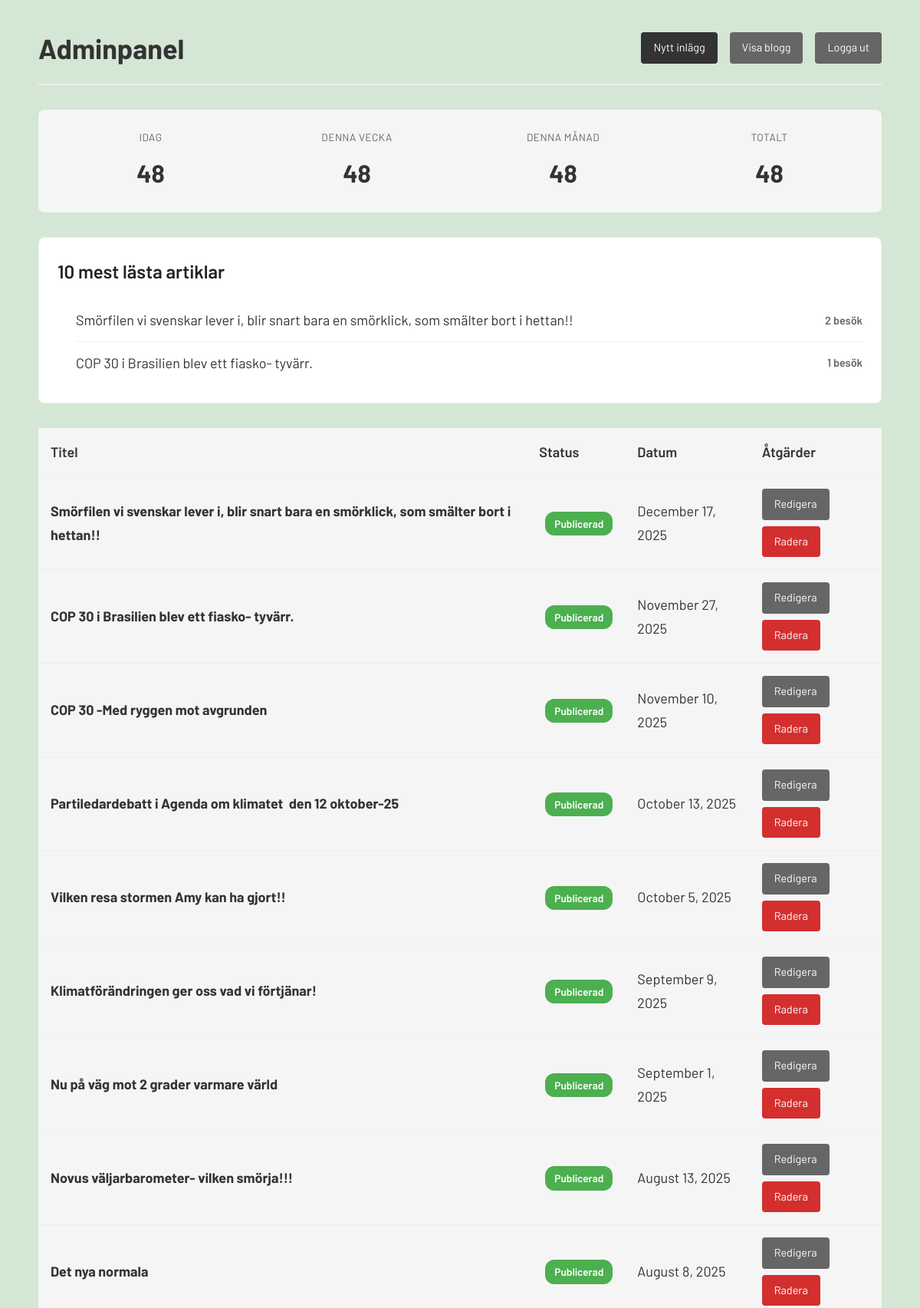
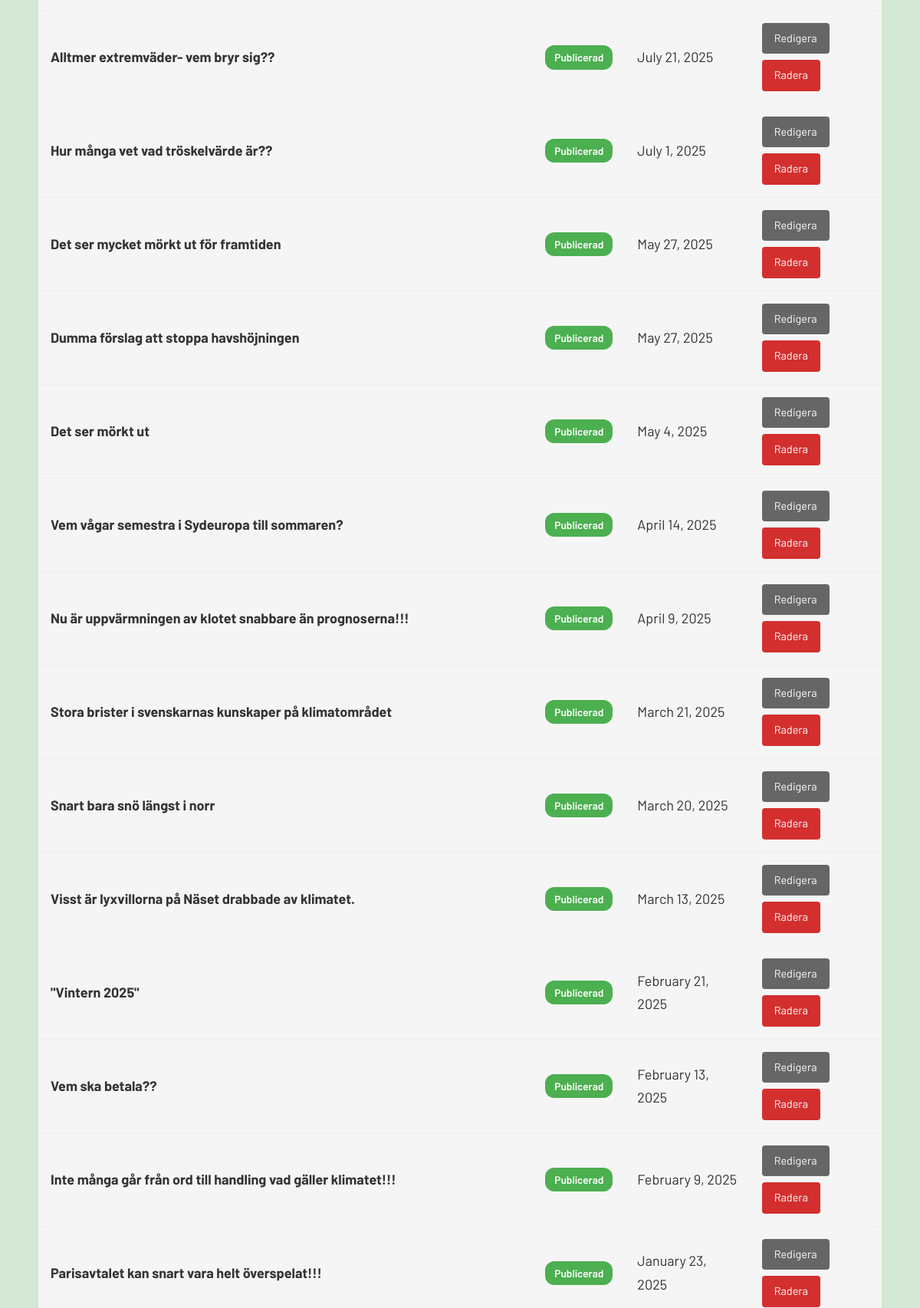
Screenshot of /admin/dashboard.php (signed in, upper part) with the database file from the repository (2 pictures, top to bottom).
### tables this page shows
CREATE TABLE posts (
        id INTEGER PRIMARY KEY AUTOINCREMENT,
        title TEXT NOT NULL,
        content TEXT NOT NULL,
        slug TEXT UNIQUE NOT NULL,
        created_at DATETIME DEFAULT CURRENT_TIMESTAMP,
        updated_at DATETIME DEFAULT CURRENT_TIMESTAMP
    , featured_image TEXT, status TEXT DEFAULT 'draft');

### config.php (called while the page is built, shortened)
<?php
function getDB() {
    $db = new PDO('sqlite:' . DB_PATH);
    $db->setAttribute(PDO::ATTR_ERRMODE, PDO::ERRMODE_EXCEPTION);
    $db->exec('PRAGMA journal_mode=WAL;');
    $db->exec("CREATE TABLE IF NOT EXISTS posts (
        id INTEGER PRIMARY KEY AUTOINCREMENT,
        title TEXT NOT NULL,
        content TEXT NOT NULL,
        slug TEXT UNIQUE NOT NULL,
        featured_image TEXT,
        created_at DATETIME DEFAULT CURRENT_TIMESTAMP,
        updated_at DATETIME DEFAULT CURRENT_TIMESTAMP
    )");
    try {
        $db->exec("ALTER TABLE posts ADD COLUMN featured_image TEXT");
    } catch (PDOException $e) {
    }
    $columnAdded = false;
    try {
        $db->exec("ALTER TABLE posts ADD COLUMN status TEXT DEFAULT 'draft'");
        $columnAdded = true;
    } catch (PDOException $e) {
    }
    $migrationDone = false;
    try {
        $checkStmt = $db->query("SELECT name FROM sqlite_master WHERE type='table' AND name='migrations'");
        if ($checkStmt->fetch()) {
            $migrationStmt = $db->query("SELECT COUNT(*) as count FROM migrations WHERE name = 'set_existing_posts_published'");
            $result = $migrationStmt->fetch(PDO::FETCH_ASSOC);
            $migrationDone = $result && $result['count'] > 0;
        }
    } catch (PDOException $e) {
    }
    if ($columnAdded) {
        try {
            $db->exec("UPDATE posts SET status = 'published'");
            try {
                $db->exec("CREATE TABLE IF NOT EXISTS migrations (name TEXT PRIMARY KEY, executed_at DATETIME DEFAULT CURRENT_TIMESTAMP)");
                $db->exec("INSERT OR IGNORE INTO migrations (name) VALUES ('set_existing_posts_published')");
            } catch (PDOException $e) {
            }
        } catch (PDOException $e) {
        }
    } else if (!$migrationDone) {
        try {
            $db->exec("UPDATE posts SET status = 'published' WHERE status = 'draft' OR status IS NULL OR status = ''");
            try {
                $db->exec("CREATE TABLE IF NOT EXISTS migrations (name TEXT PRIMARY KEY, executed_at DATETIME DEFAULT CURRENT_TIMESTAMP)");
                $db->exec("INSERT OR IGNORE INTO migrations (name) VALUES ('set_existing_posts_published')");
            } catch (PDOException $e) {
            }
        } catch (PDOException $e) {
        }
    }
    $db->exec("CREATE INDEX IF NOT EXISTS idx_slug ON posts(slug)");
    $db->exec("CREATE TABLE IF NOT EXISTS visits (
        id INTEGER PRIMARY KEY AUTOINCREMENT,
        page TEXT NOT NULL,
        visited_at DATETIME DEFAULT CURRENT_TIMESTAMP
    )");
    $db->exec("CREATE INDEX IF NOT EXISTS idx_visited_at ON visits(visited_at)");
    return $db;
}
function formatDate($date) {
    return date('F j, Y', strtotime($date));
}
function getVisitStats() {
    $db = getDB();
    $stats = [];
    $stmt = $db->query("SELECT COUNT(*) as total FROM visits");
    $stats['total'] = $stmt->fetch(PDO::FETCH_ASSOC)['total'];
    $stmt = $db->query("SELECT COUNT(*) as today FROM visits WHERE DATE(visited_at) = DATE('now')");
    $stats['today'] = $stmt->fetch(PDO::FETCH_ASSOC)['today'];
    $stmt = $db->query("SELECT COUNT(*) as week FROM visits WHERE visited_at >= DATE('now', '-7 days')");
    $stats['week'] = $stmt->fetch(PDO::FETCH_ASSOC)['week'];
    $stmt = $db->query("SELECT COUNT(*) as month FROM visits WHERE visited_at >= DATE('now', 'start of month')");
    $stats['month'] = $stmt->fetch(PDO::FETCH_ASSOC)['month'];
    return $stats;
}
function getTopArticles($limit = 10) {
    $db = getDB();
    $stmt = $db->prepare("
        SELECT
            p.id,
            p.title,
            p.slug,
            COUNT(v.id) as visit_count
        FROM visits v
        INNER JOIN posts p ON v.page = 'post:' || p.slug
        WHERE p.status = 'published'
        GROUP BY p.id, p.title, p.slug
        ORDER BY visit_count DESC
        LIMIT ?
    ");
    $stmt->execute([$limit]);
    return $stmt->fetchAll(PDO::FETCH_ASSOC);
}
function generateCSRFToken() {
    return $_SESSION['csrf_token'];
}

### admin/dashboard.php (the view, shortened to what this page needs)
<?php
require_once '../config.php';
$db = getDB();
$stmt = $db->query("SELECT id, title, slug, featured_image, status, created_at, updated_at FROM posts ORDER BY created_at DESC");
$posts = $stmt->fetchAll(PDO::FETCH_ASSOC);
$visitStats = getVisitStats();
$topArticles = getTopArticles(10);
?>
<!DOCTYPE html>
<html lang="sv">
<head>
    <link rel="stylesheet" href="../styles.css">
</head>
<body>
    <div class="container">
        <div class="admin-header">
            <h1>Adminpanel</h1>
            <div class="admin-actions">
                <a href="edit.php" class="btn btn-primary">Nytt inlägg</a>
                <a href="../index.php" class="btn btn-secondary" target="_blank">Visa blogg</a>
                <a href="?logout=1" class="btn btn-secondary">Logga ut</a>
            </div>
        </div>
        <div class="analytics-block">
            <div class="analytics-stat">
                <div class="analytics-stat-label">Idag</div>
                <div class="analytics-stat-value"><?php echo number_format($visitStats['today']); ?></div>
            </div>
            <div class="analytics-stat">
                <div class="analytics-stat-label">Denna vecka</div>
                <div class="analytics-stat-value"><?php echo number_format($visitStats['week']); ?></div>
            </div>
            <div class="analytics-stat">
                <div class="analytics-stat-label">Denna månad</div>
                <div class="analytics-stat-value"><?php echo number_format($visitStats['month']); ?></div>
            </div>
            <div class="analytics-stat">
                <div class="analytics-stat-label">Totalt</div>
                <div class="analytics-stat-value"><?php echo number_format($visitStats['total']); ?></div>
            </div>
        </div>
        <div class="top-articles-block">
            <h2>10 mest lästa artiklar</h2>
            <?php if (empty($topArticles)): ?>
                <div class="no-top-articles">Inga artiklar har besökts än.</div>
            <?php else: ?>
                <ol class="top-articles-list">
                    <?php foreach ($topArticles as $article): ?>
                        <li>
                            <a href="../post.php?slug=<?php echo htmlspecialchars($article['slug']); ?>" target="_blank">
                                <?php echo htmlspecialchars($article['title']); ?>
                            </a>
                            <span class="top-articles-count"><?php echo number_format($article['visit_count']); ?> besök</span>
                        </li>
                    <?php endforeach; ?>
                </ol>
            <?php endif; ?>
        </div>
        <?php if (empty($posts)): ?>
            <div class="no-posts">
                <p>Inga inlägg än. <a href="edit.php">Skapa ditt första inlägg</a>!</p>
            </div>
        <?php else: ?>
            <table class="posts-table">
                <thead>
                    <tr>
                        <th>Titel</th>
                        <th>Status</th>
                        <th>Datum</th>
                        <th>Åtgärder</th>
                    </tr>
                </thead>
                <tbody>
                    <?php foreach ($posts as $post): ?>
                        <tr>
                            <td>
                                <strong><?php echo htmlspecialchars($post['title']); ?></strong>
                            </td>
                            <td>
                                <span class="status-badge status-<?php echo htmlspecialchars($post['status'] ?? 'draft'); ?>">
                                    <?php echo ($post['status'] ?? 'draft') === 'published' ? 'Publicerad' : 'Utkast'; ?>
                                </span>
                            </td>
                            <td><?php echo formatDate($post['created_at']); ?></td>
                            <td>
                                <div class="action-buttons">
                                    <a href="edit.php?id=<?php echo $post['id']; ?>" class="btn btn-secondary">Redigera</a>
                                    <a href="?delete=<?php echo $post['id']; ?>&csrf_token=<?php echo generateCSRFToken(); ?>"
                                       class="btn btn-danger"
                                       onclick="return confirm('Är du säker på att du vill radera detta inlägg?');">Radera</a>
                                </div>
                            </td>
                        </tr>
                    <?php endforeach; ?>
                </tbody>
            </table>
        <?php endif; ?>
    </div>
</body>
</html>

### styles.css (style rules this page uses)
* { margin: 0; padding: 0; box-sizing: border-box; }
body { font-family: 'Barlow', -apple-system, BlinkMacSystemFont, 'Segoe UI', Roboto, 'Helvetica Neue', Arial, sans-serif; font-size: 18px; line-height: 1.7; color: #333; background: #d4e6d4; padding: 2rem 1rem; }
.container { max-width: 1100px; margin: 0 auto; padding: 0; }

### admin/dashboard.php (style rules this page uses)
.admin-header { display: flex; justify-content: space-between; align-items: center; margin-bottom: 2rem; padding-bottom: 1rem; border-bottom: 2px solid #eee; }
.admin-actions { display: flex; gap: 1rem; }
.btn { padding: 0.5rem 1rem; text-decoration: none; border-radius: 4px; display: inline-block; font-size: 0.9rem; }
.btn-primary { background: #333; color: white; }
.btn-secondary { background: #666; color: white; }
.btn-danger { background: #d32f2f; color: white; }
.posts-table { width: 100%; border-collapse: collapse; margin-top: 1rem; }
.posts-table th, .posts-table td { padding: 1rem; text-align: left; border-bottom: 1px solid #eee; }
.posts-table th { background: #f5f5f5; font-weight: 600; }
.posts-table tbody tr { background: #f5f5f5; }
.action-buttons { display: flex; gap: 0.5rem; flex-wrap: wrap; }
.status-badge { display: inline-block; padding: 0.25rem 0.75rem; border-radius: 12px; font-size: 0.85rem; font-weight: 600; margin-left: 0.5rem; }
.status-published { background: #4caf50; color: white; }
.analytics-block { background: #f5f5f5; border-radius: 8px; padding: 1.5rem; margin-bottom: 2rem; display: grid; grid-template-columns: repeat(auto-fit, minmax(150px, 1fr)); gap: 1.5rem; }
.analytics-stat { text-align: center; }
.analytics-stat-label { font-size: 0.85rem; color: #666; margin-bottom: 0.5rem; text-transform: uppercase; letter-spacing: 0.5px; }
.analytics-stat-value { font-size: 2rem; font-weight: 700; color: #333; }
.top-articles-block { background: white; border-radius: 8px; padding: 1.5rem; margin-bottom: 2rem; border: 1px solid #eee; }
.top-articles-block h2 { font-size: 1.5rem; margin-bottom: 1rem; color: #222; font-weight: 600; }
.top-articles-list { list-style: decimal; padding-left: 1.5rem; margin: 0; }
.top-articles-list li { display: flex; justify-content: space-between; align-items: center; padding: 0.75rem 0; border-bottom: 1px solid #f0f0f0; }
.top-articles-list li:last-child { border-bottom: none; }
.top-articles-list li a { color: #333; text-decoration: none; flex: 1; }
.top-articles-count { font-weight: 600; color: #666; font-size: 0.9rem; margin-left: 1rem; }

### rows the page displays
posts: title "Smörfilen vi svenskar lever i, blir snart bara en smörklick, som smälter bort i hettan!!", visit_count "2", status "Publicerad", created_at "December 17, 2025"
posts: title "COP 30 i Brasilien blev ett fiasko- tyvärr.", visit_count "1", status "Publicerad", created_at "November 27, 2025"
posts: title "COP 30 -Med ryggen mot avgrunden", status "Publicerad", created_at "November 10, 2025"
posts: title "Partiledardebatt i Agenda om klimatet den 12 oktober-25", status "Publicerad", created_at "October 13, 2025"
posts: title "Vilken resa stormen Amy kan ha gjort!!", status "Publicerad", created_at "October 5, 2025"
posts: title "Klimatförändringen ger oss vad vi förtjänar!", status "Publicerad", created_at "September 9, 2025"
posts: title "Nu på väg mot 2 grader varmare värld", status "Publicerad", created_at "September 1, 2025"
posts: title "Novus väljarbarometer- vilken smörja!!!", status "Publicerad", created_at "August 13, 2025"
posts: title "Det nya normala", status "Publicerad", created_at "August 8, 2025"
posts: title "Alltmer extremväder- vem bryr sig??", status "Publicerad", created_at "July 21, 2025"
posts: title "Hur många vet vad tröskelvärde är??", status "Publicerad", created_at "July 1, 2025"
posts: title "Det ser mycket mörkt ut för framtiden", status "Publicerad", created_at "May 27, 2025"
posts: title "Dumma förslag att stoppa havshöjningen", status "Publicerad", created_at "May 27, 2025"
posts: title "Det ser mörkt ut", status "Publicerad", created_at "May 4, 2025"
posts: title "Vem vågar semestra i Sydeuropa till sommaren?", status "Publicerad", created_at "April 14, 2025"
posts: title "Nu är uppvärmningen av klotet snabbare än prognoserna!!!", status "Publicerad", created_at "April 9, 2025"
posts: title "Stora brister i svenskarnas kunskaper på klimatområdet", status "Publicerad", created_at "March 21, 2025"
posts: title "Snart bara snö längst i norr", status "Publicerad", created_at "March 20, 2025"
posts: title "Visst är lyxvillorna på Näset drabbade av klimatet.", status "Publicerad", created_at "March 13, 2025"
posts: title "\"Vintern 2025\"", status "Publicerad", created_at "February 21, 2025"
posts: title "Vem ska betala??", status "Publicerad", created_at "February 13, 2025"
posts: title "Inte många går från ord till handling vad gäller klimatet!!!", status "Publicerad", created_at "February 9, 2025"
posts: title "Parisavtalet kan snart vara helt överspelat!!!", status "Publicerad", created_at "January 23, 2025"

### other values shown
$visitStats['today'] "48"
$visitStats['week'] "48"
$visitStats['month'] "48"
$visitStats['total'] "48"
